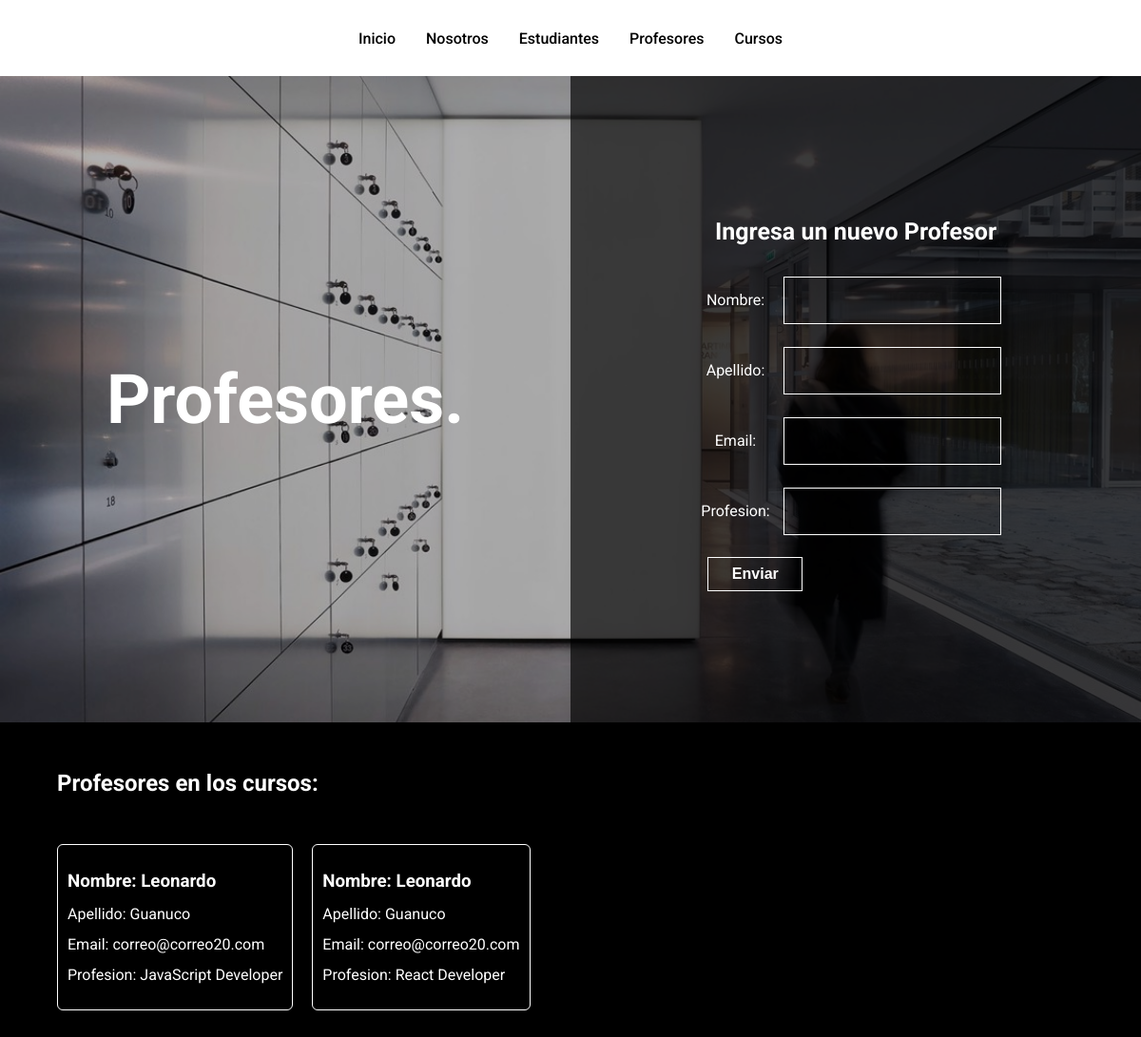
Page /coder/profesores/ on the committed database.
### AppCoder/models.py (models this page shows)
class Profesor(models.Model):
    nombre = models.CharField(max_length=30)
    apellido = models.CharField(max_length=30)
    email = models.EmailField()
    profesion = models.CharField(max_length=30)

### AppCoder/views.py (the view)
# urls.py: path("profesores/", views.profesorForm, name="profesores"),
def profesorForm( request ):
    if( request.method == "POST"):
        formProfesor = forms.ProfesorForm(request.POST);
        if formProfesor.is_valid():
            informacion = formProfesor.cleaned_data
            profesor = models.Profesor(nombre = informacion["nombre"], apellido = informacion["apellido"], email = informacion["email"], profesion = informacion["profesion"])
            profesor.save()
            return redirect("profesores");
    else:
        formProfesor = forms.ProfesorForm()
        profesores = models.Profesor.objects.all()
        return render(request, "AppCoder/profesores.html", {"formProfesor": formProfesor, "profesores": profesores });

### AppCoder/forms.py
class ProfesorForm(forms.Form):
    nombre = forms.CharField(max_length=30)
    apellido = forms.CharField(max_length=30)
    email = forms.EmailField()
    profesion = forms.CharField(max_length=30)

### AppCoder/templates/AppCoder/profesores.html (shortened to what this page needs)
{% extends "AppCoder/padre.html" %}
{% load static %}
{% block title %}profesores{% endblock %}
{% block formulario %}
    <h3>Ingresa un nuevo Profesor</h3>
    <form action="{% url 'profesores' %}" method="POST">{% csrf_token %}
        <table>
            {{formProfesor.as_table}}
        </table>
        <input type="submit" value="Enviar">
    </form>
{% endblock %}
{% block array %}
    <h2>Profesores en los cursos:</h2>
    <div class="section">
        {% for profesor in profesores %}
            <div class="section__card">
                <h3>Nombre: {{profesor.nombre}}</h3>
                <p>Apellido: {{ profesor.apellido }}</p>
                <p>Email: {{ profesor.email }}</p>
                <p>Profesion: {{ profesor.profesion }}</p>
            </div>
        {% endfor %}
    </div>
{% endblock %}

### AppCoder/static/AppCoder/css/estilos.css (style rules this page uses)
:root { --blanco: #fff; --negro: #000; --font: "Roboto", sans-serif; }
*, *::after,*::before { margin:0; box-sizing: inherit; }
body { font-family: var(--font); }
html { box-sizing: border-box; }
.page .page__form h3 { color: var(--blanco); font-size: 25px; padding: 20px 0; }
.page .page__form label { color: var(--blanco); font-weight: 400; }
.page .page__form input { margin: 10px; font-size: 16px; font-weight: 400; background-color: transparent; border: 1px solid var(--blanco); padding: 15px 10px; color: var(--blanco); }
.page .page__form input[type="submit"] { padding: 8px 10px; width: 100px; transition: all .2s ease-in-out; font-weight: 600; }
section h2 { color: var(--blanco); margin-top: 50px; }
.section { display: flex; column-gap: 20px; padding: 50px 0px 100px 0px; }
.section__card { border: 1px solid var(--blanco); border-radius: 6px; color: var(--blanco); padding: 20px 10px; text-align: left; line-height: 2; }

### rows in the picture
Profesor: nombre "Leonardo", apellido "Guanuco", email "correo@correo20.com", profesion "JavaScript Developer"
Profesor: nombre "Leonardo", apellido "Guanuco", email "correo@correo20.com", profesion "React Developer"
